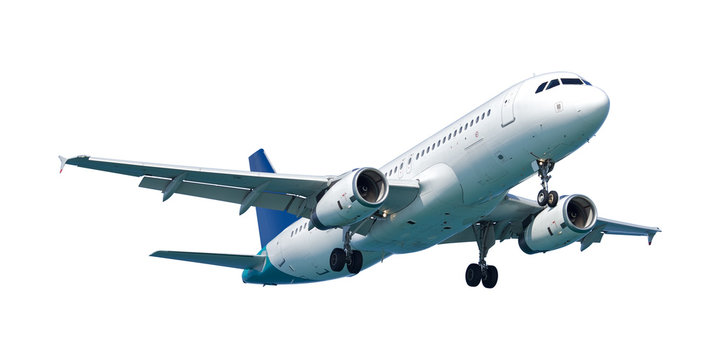
#> input picture airplane.jpeg, 720 x 360 px, given in place of the camera
$ python WorkspaceSet.py
#> lines starting #> are read from the running program, lines starting #| are printed output that depends on the picture; after the words box and inside, x2 and y2 are one past the last pixel; in counts of white or black regions, pixels touching at a corner belong together
import numpy as np
import cv2 as cv
import matplotlib.pyplot as plt
from ultralytics import YOLO
import cv2
import cvzone
import math
import time
from scipy.optimize import fsolve
import socket

# [9 lines left out: function get_mouse_click, not called in this run]

def capture_calibration_points():
    global click_count, click_coordinates

    cap = cv.VideoCapture(0)
    cap.set(3, 1280)
    cap.set(4, 720)

    while True:
        ret, frame = cap.read()
#> frame is the input picture: shape (360, 720, 3); mean B, G, R 233.7, 231.6, 226.8
        if not ret:
            print("Failed to capture image")
            break

        # Convert frame to grayscale
        gray = cv.cvtColor(frame, cv.COLOR_BGR2GRAY)
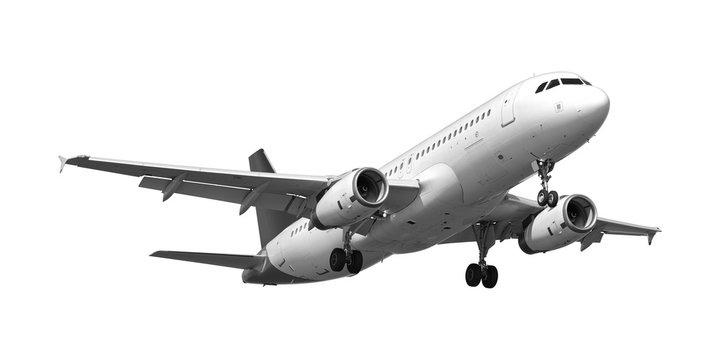
#> gray: shape (360, 720); min 0, max 255, mean 230.4

        # Corner detection
        corners = cv.goodFeaturesToTrack(gray, maxCorners=100, qualityLevel=0.01, minDistance=10)
#> corners = 100 rows, first 8: [540, 163], [561, 79], [649, 244], [581, 250], [536, 92], [477, 263], [500, 241], [583, 83]
        corners = np.int0(corners)

        for corner in corners:
            x, y = corner.ravel()
            cv.circle(frame, (x, y), 3, 255, -1)
#> this loop made 100 passes
#> (x, y) on passes 1 to 12: (540, 163), (561, 79), (649, 244), (581, 250), (536, 92), (477, 263), (500, 241), (583, 83), (384, 215), (548, 192), (540, 175), (89, 159)
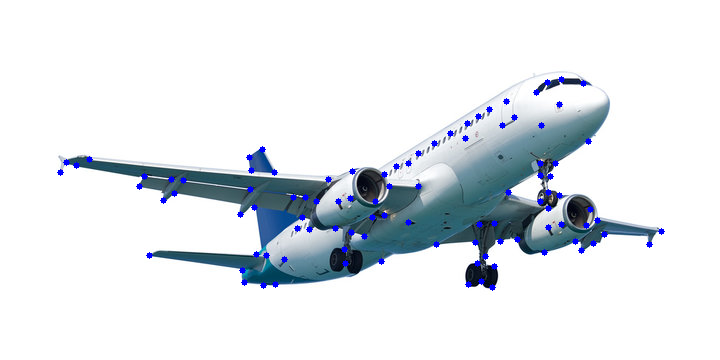
#> frame: shape (360, 720, 3); 1.12% of pixels changed, all inside (x1, y1, x2, y2) = (57, 76, 665, 291)

        cv.imshow('Calibration Feed', frame)

        # Capture the first frame and process it
        if cv.waitKey(1) & 0xFF == ord('q'):
#> (key q is pressed here)
            break

    cap.release()
    cv.destroyAllWindows()

    # Now ask user to click on the detected corners
    click_count = 0
    click_coordinates = []

    cap = cv.VideoCapture(0)
    cap.set(3, 1280)
    cap.set(4, 720)

    cv.namedWindow('Calibration Feed')
    cv.setMouseCallback('Calibration Feed', get_mouse_click)

    while True:
        ret, frame = cap.read()
        if not ret:
            print("Failed to capture image")
            break
# corner detection starts
        # Convert the image to HSV color space
        hsv = cv.cvtColor(frame, cv.COLOR_BGR2HSV)
#> hsv: shape (360, 720, 3); mean H, S, V 21.1, 16.4, 233.8

        # Define the color boundaries for blue in HSV space
        boundaries = [
            #([17, 15, 100], [50, 56, 200]),
            ([80,50,50], [130,255,255]),
            #([25, 146, 190], [62, 174, 250]),
            #([103, 86, 65], [145, 133, 128])
        ]

        # Initialize output
        output = None

        # Loop over the boundaries to detect specified colors
        for (lower, upper) in boundaries:
            lower = np.array(lower, dtype="uint8")
            upper = np.array(upper, dtype="uint8")

            # Create a mask for the color range
            mask = cv.inRange(hsv, lower, upper)

            # Apply the mask to the original image
            output = cv.bitwise_and(frame, frame, mask=mask)
#> this loop made 1 pass
#> pass 1, in capture_calibration_points, `mask = cv.inRange(hsv, lower, upper)`:
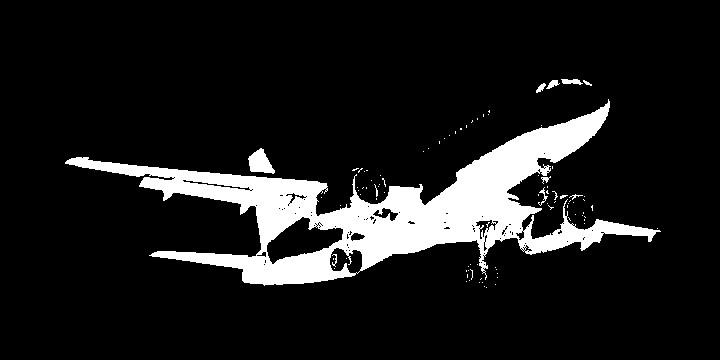
#> mask: shape (360, 720); 11.2% white; 91 white regions (81 under 20 px), largest, box (x1, y1, x2, y2) and area: (65, 99, 661, 286) 28129, (248, 148, 275, 174) 428, (561, 79, 583, 85) 87
#> pass 1, in capture_calibration_points, `output = cv.bitwise_and(frame, frame, mask=mask)`:
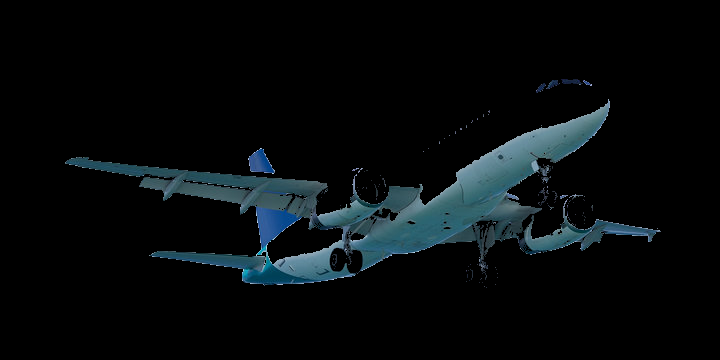
#> output: shape (360, 720, 3); mean B, G, R 12.7, 11.1, 6.8

        # Convert the masked output image to grayscale
        gray_output = cv.cvtColor(output, cv.COLOR_BGR2GRAY)
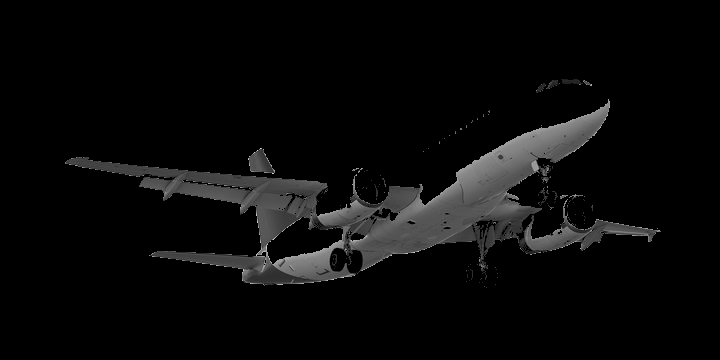
#> gray_output: shape (360, 720); min 0, max 218, mean 10

        # Apply Gaussian blur to reduce noise
        gray_blurred = cv.GaussianBlur(gray_output, (9, 9), 0)

        # Use goodFeaturesToTrack to detect corners
        corners = cv.goodFeaturesToTrack(gray_blurred, maxCorners=20, qualityLevel=0.01, minDistance=10, blockSize=7)
#> corners = 20 rows, first 8: [425, 201], [272, 260], [540, 160], [608, 102], [509, 190], [242, 211], [317, 211], [534, 235]

        # Ensure corners are detected
        if corners is not None:
            corners = np.int0(corners)
            for i in corners:
                x, y = i.ravel()
                cv.circle(frame, (x, y), 5, (0, 255, 0), -1)
#> this loop made 20 passes
#> (x, y) on passes 1 to 12: (425, 201), (272, 260), (540, 160), (608, 102), (509, 190), (242, 211), (317, 211), (534, 235), (392, 218), (142, 184), (578, 244), (165, 197)
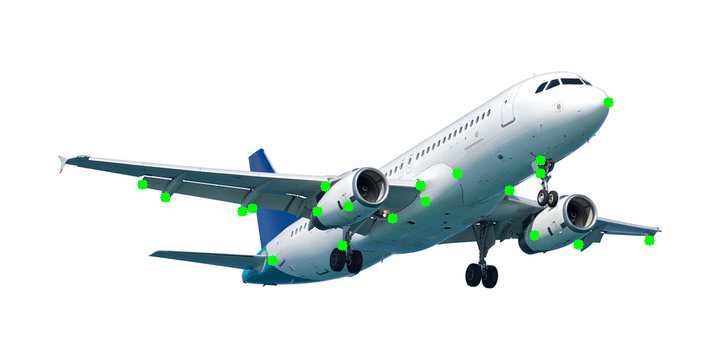
#> frame: shape (360, 720, 3); 0.62% of pixels changed, all inside (x1, y1, x2, y2) = (137, 97, 655, 266)

        cv.imshow('Calibration Feed', frame )

        if cv.waitKey(1) & 0xFF == ord('q') or click_count == 4:
#> (key q is pressed here)
            break

    cap.release()
    cv.destroyAllWindows()

    return click_coordinates

# Run the function and print the captured coordinates
click_coordinates = capture_calibration_points()
print(click_coordinates)  # The points displayed represent the calibration points

# [45 lines left out: functions forward_robot, forward, reverse_error, reverse, map, not called in this run]

#click coordinates are ptvec
ptvec = [[a,b] for a, b in click_coordinates]
xyvec = [[0,0], [686,0], [686,838], [0,838]]  #positions in mm
#jtvec = [[76.56, -79.99, -18.77, 0, -79.16, 0], [105.18, -79.99,-18.77, 0, -79.16,0], [126.06,-31.76,-129.71,0,-19.06, 0], [57.18,-31.76,-129.71,0,-19.06, 0]]


cap = cv.VideoCapture(0)
cap.set(3, 1280)
cap.set(4, 720)

#> (the run stopped early here; a loop or call above may not have finished)

$ run again, on chess.jpeg
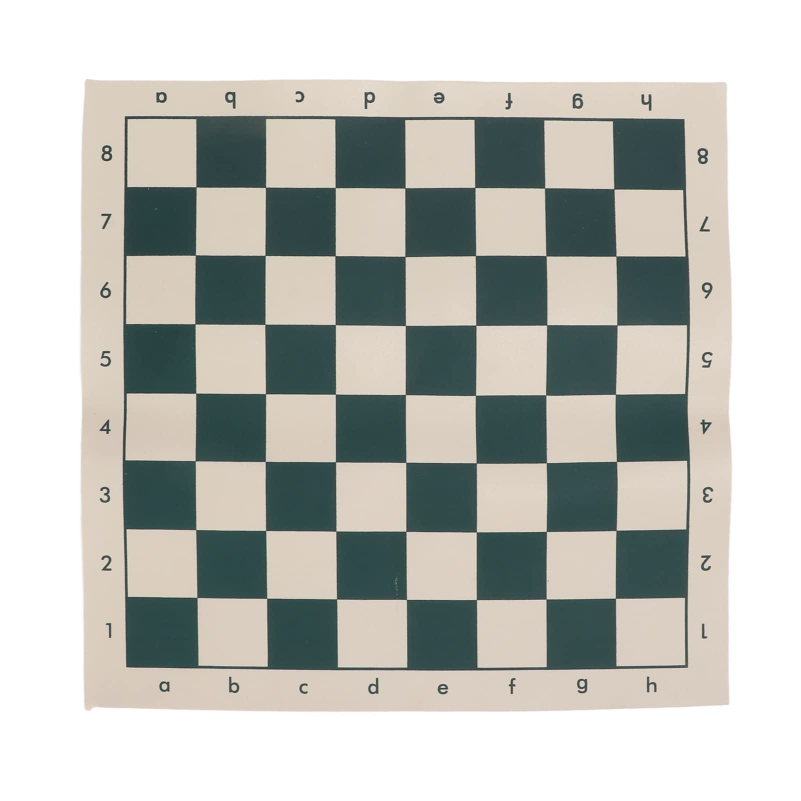
#> input picture chess.jpeg, 1601 x 1601 px, given in place of the camera (shown at 1/2 size)
#> in capture_calibration_points, frame is the input picture: shape (1601, 1601, 3); mean B, G, R 185.6, 191.1, 189.8
#> in capture_calibration_points, `corners = cv.goodFeaturesToTrack(gray, maxCorners=100, qualityLevel=0...`: corners = 100 rows, first 8: [592, 187], [220, 860], [1168, 1377], [881, 1380], [890, 1374], [874, 199], [390, 512], [206, 305]
#> the loop in capture_calibration_points, `for corner in corners:` made 100 passes
#> hsv: shape (1601, 1601, 3); mean H, S, V 28.9, 31.1, 195.5
#> the loop in capture_calibration_points, `for (lower, upper) in boundaries:` made 1 pass
#> pass 1, in capture_calibration_points, `mask = cv.inRange(hsv, lower, upper)`:
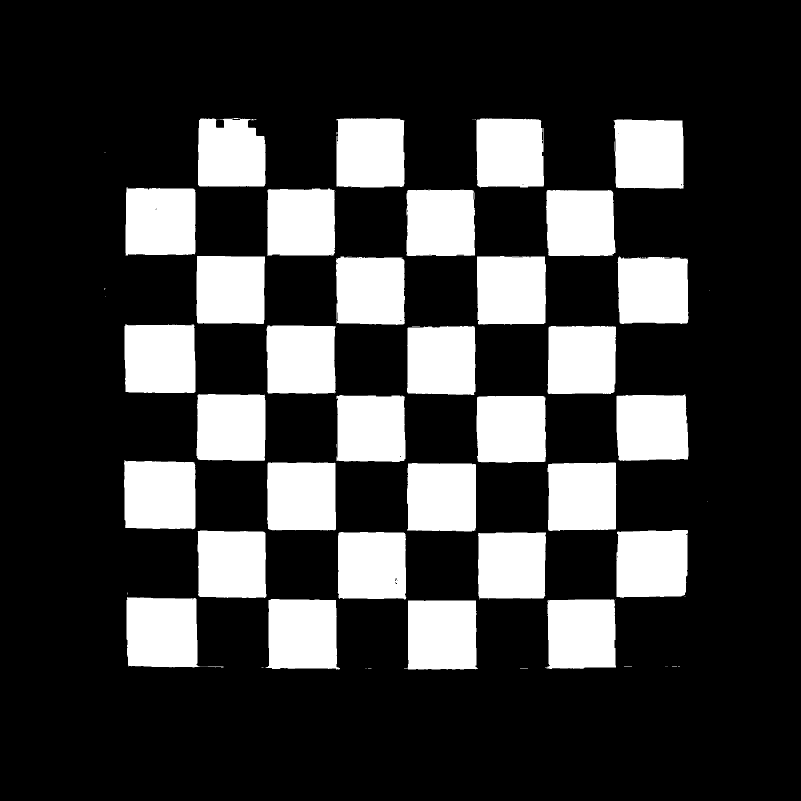
#> mask: shape (1601, 1601) (shown at 1/2 size); 22.7% white; 94 white regions (61 under 20 px), largest, box (x1, y1, x2, y2) and area: (253, 1194, 400, 1335) 19261, (249, 649, 391, 786) 19016, (248, 921, 391, 1059) 18995
#> in capture_calibration_points, `corners = cv.goodFeaturesToTrack(gray_blurred, maxCorners=20, qualityL..`: corners = 20 rows, first 8: [1236, 1065], [676, 240], [817, 1058], [449, 240], [1229, 1332], [809, 1196], [1373, 1062], [958, 646]
#> the loop in capture_calibration_points, `for i in corners:` made 20 passes
#> after the loop in capture_calibration_points, `for i in corners:`:
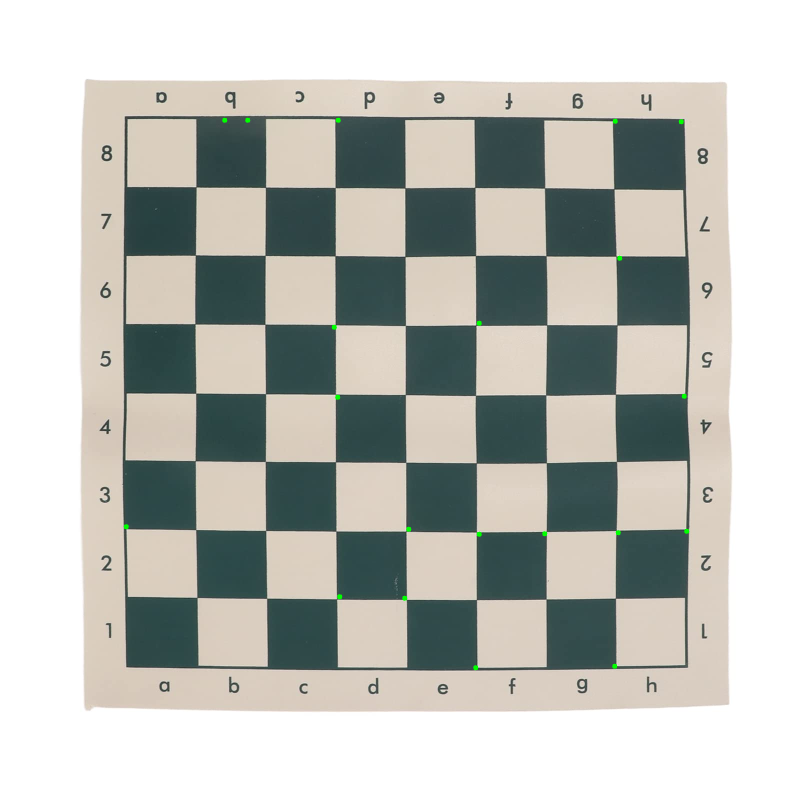
#> frame: shape (1601, 1601, 3) (shown at 1/2 size); 0.06% of pixels changed, all inside (x1, y1, x2, y2) = (247, 235, 1379, 1341)
